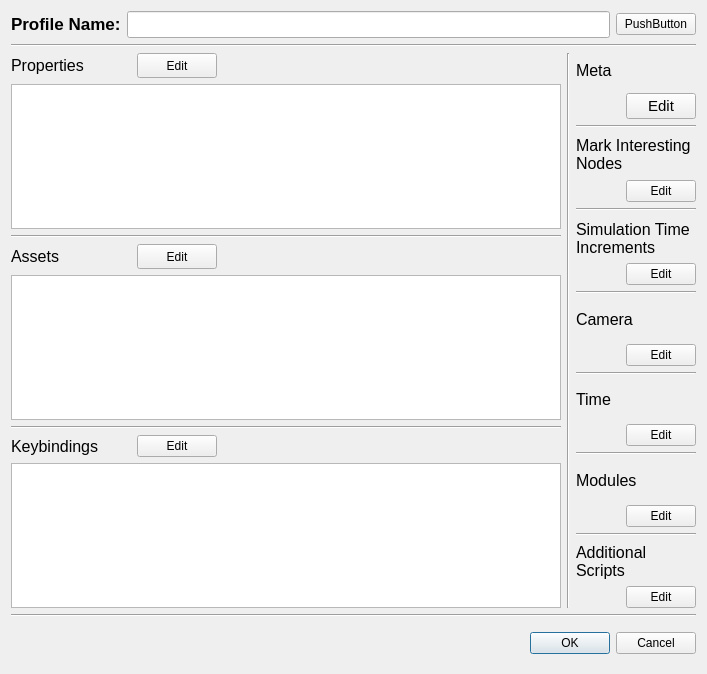
<?xml version="1.0" encoding="UTF-8"?>
<ui version="4.0">
 <class>ProfileEdit</class>
 <widget class="QDialog" name="ProfileEdit">
  <property name="geometry">
   <rect>
    <x>0</x>
    <y>0</y>
    <width>707</width>
    <height>674</height>
   </rect>
  </property>
  <property name="windowTitle">
   <string>Profile Editor</string>
  </property>
  <layout class="QGridLayout" name="gridLayout">
   <item row="2" column="0">
    <layout class="QVBoxLayout" name="vLay_main">
     <item>
      <layout class="QHBoxLayout" name="hLay_top_profileName">
       <item>
        <widget class="QLabel" name="label_profile">
         <property name="font">
          <font>
           <family>Arial</family>
           <pointsize>13</pointsize>
          </font>
         </property>
         <property name="text">
          <string>&lt;html&gt;&lt;head/&gt;&lt;body&gt;&lt;p&gt;&lt;span style=&quot; font-weight:600;&quot;&gt;Profile Name:&lt;/span&gt;&lt;/p&gt;&lt;/body&gt;&lt;/html&gt;</string>
         </property>
        </widget>
       </item>
       <item>
        <widget class="QLineEdit" name="line_profile">
         <property name="font">
          <font>
           <family>Arial</family>
           <pointsize>12</pointsize>
          </font>
         </property>
         <property name="toolTip">
          <string>&lt;html&gt;&lt;head/&gt;&lt;body&gt;&lt;p&gt;Name of profile filename&lt;/p&gt;&lt;/body&gt;&lt;/html&gt;</string>
         </property>
        </widget>
       </item>
       <item>
        <widget class="QPushButton" name="duplicate_profile">
         <property name="font">
          <font>
           <family>Arial</family>
          </font>
         </property>
         <property name="text">
          <string>PushButton</string>
         </property>
        </widget>
       </item>
      </layout>
     </item>
     <item>
      <widget class="Line" name="line_6">
       <property name="orientation">
        <enum>Qt::Horizontal</enum>
       </property>
      </widget>
     </item>
     <item>
      <layout class="QHBoxLayout" name="hLay_middle_info">
       <item>
        <layout class="QVBoxLayout" name="vLay_left">
         <item>
          <layout class="QVBoxLayout" name="vLay_properties">
           <item>
            <layout class="QHBoxLayout" name="horizontalLayout_2">
             <item>
              <widget class="QLabel" name="label_properties">
               <property name="minimumSize">
                <size>
                 <width>120</width>
                 <height>0</height>
                </size>
               </property>
               <property name="maximumSize">
                <size>
                 <width>200</width>
                 <height>16777215</height>
                </size>
               </property>
               <property name="font">
                <font>
                 <family>Arial</family>
                 <pointsize>12</pointsize>
                </font>
               </property>
               <property name="text">
                <string>Properties</string>
               </property>
               <property name="textFormat">
                <enum>Qt::AutoText</enum>
               </property>
              </widget>
             </item>
             <item>
              <widget class="QPushButton" name="edit_properties">
               <property name="sizePolicy">
                <sizepolicy hsizetype="Fixed" vsizetype="Fixed">
                 <horstretch>0</horstretch>
                 <verstretch>0</verstretch>
                </sizepolicy>
               </property>
               <property name="minimumSize">
                <size>
                 <width>60</width>
                 <height>25</height>
                </size>
               </property>
               <property name="maximumSize">
                <size>
                 <width>80</width>
                 <height>40</height>
                </size>
               </property>
               <property name="text">
                <string>Edit</string>
               </property>
              </widget>
             </item>
             <item>
              <spacer name="horizontalSpacer_3">
               <property name="orientation">
                <enum>Qt::Horizontal</enum>
               </property>
               <property name="sizeHint" stdset="0">
                <size>
                 <width>40</width>
                 <height>20</height>
                </size>
               </property>
              </spacer>
             </item>
            </layout>
           </item>
           <item>
            <widget class="QTextEdit" name="text_properties">
             <property name="minimumSize">
              <size>
               <width>200</width>
               <height>0</height>
              </size>
             </property>
            </widget>
           </item>
          </layout>
         </item>
         <item>
          <widget class="Line" name="line_3">
           <property name="orientation">
            <enum>Qt::Horizontal</enum>
           </property>
          </widget>
         </item>
         <item>
          <layout class="QVBoxLayout" name="vLay_assets">
           <item>
            <layout class="QHBoxLayout" name="hLay_assets_edit">
             <item>
              <widget class="QLabel" name="label_assets">
               <property name="minimumSize">
                <size>
                 <width>120</width>
                 <height>0</height>
                </size>
               </property>
               <property name="maximumSize">
                <size>
                 <width>200</width>
                 <height>16777215</height>
                </size>
               </property>
               <property name="font">
                <font>
                 <family>Arial</family>
                 <pointsize>12</pointsize>
                </font>
               </property>
               <property name="text">
                <string>Assets</string>
               </property>
              </widget>
             </item>
             <item>
              <widget class="QPushButton" name="edit_assets">
               <property name="sizePolicy">
                <sizepolicy hsizetype="Fixed" vsizetype="Fixed">
                 <horstretch>0</horstretch>
                 <verstretch>0</verstretch>
                </sizepolicy>
               </property>
               <property name="minimumSize">
                <size>
                 <width>60</width>
                 <height>25</height>
                </size>
               </property>
               <property name="maximumSize">
                <size>
                 <width>80</width>
                 <height>40</height>
                </size>
               </property>
               <property name="text">
                <string>Edit</string>
               </property>
              </widget>
             </item>
             <item>
              <spacer name="horizontalSpacer">
               <property name="orientation">
                <enum>Qt::Horizontal</enum>
               </property>
               <property name="sizeHint" stdset="0">
                <size>
                 <width>40</width>
                 <height>20</height>
                </size>
               </property>
              </spacer>
             </item>
            </layout>
           </item>
           <item>
            <widget class="QTextEdit" name="text_assets">
             <property name="minimumSize">
              <size>
               <width>200</width>
               <height>0</height>
              </size>
             </property>
            </widget>
           </item>
          </layout>
         </item>
         <item>
          <widget class="Line" name="line_4">
           <property name="orientation">
            <enum>Qt::Horizontal</enum>
           </property>
          </widget>
         </item>
         <item>
          <layout class="QVBoxLayout" name="vLay_keybindings">
           <item>
            <layout class="QHBoxLayout" name="hLay_keybindings_edit">
             <item>
              <widget class="QLabel" name="label_keybindings">
               <property name="minimumSize">
                <size>
                 <width>120</width>
                 <height>0</height>
                </size>
               </property>
               <property name="maximumSize">
                <size>
                 <width>200</width>
                 <height>16777215</height>
                </size>
               </property>
               <property name="font">
                <font>
                 <family>Arial</family>
                 <pointsize>12</pointsize>
                </font>
               </property>
               <property name="text">
                <string>Keybindings</string>
               </property>
              </widget>
             </item>
             <item>
              <widget class="QPushButton" name="edit_keybindings">
               <property name="sizePolicy">
                <sizepolicy hsizetype="Fixed" vsizetype="Fixed">
                 <horstretch>0</horstretch>
                 <verstretch>0</verstretch>
                </sizepolicy>
               </property>
               <property name="minimumSize">
                <size>
                 <width>60</width>
                 <height>0</height>
                </size>
               </property>
               <property name="maximumSize">
                <size>
                 <width>80</width>
                 <height>16777215</height>
                </size>
               </property>
               <property name="text">
                <string>Edit</string>
               </property>
              </widget>
             </item>
             <item>
              <spacer name="horizontalSpacer_2">
               <property name="orientation">
                <enum>Qt::Horizontal</enum>
               </property>
               <property name="sizeHint" stdset="0">
                <size>
                 <width>40</width>
                 <height>20</height>
                </size>
               </property>
              </spacer>
             </item>
            </layout>
           </item>
           <item>
            <widget class="QTextEdit" name="text_keybindings">
             <property name="minimumSize">
              <size>
               <width>200</width>
               <height>0</height>
              </size>
             </property>
            </widget>
           </item>
          </layout>
         </item>
        </layout>
       </item>
       <item>
        <widget class="Line" name="line">
         <property name="orientation">
          <enum>Qt::Vertical</enum>
         </property>
        </widget>
       </item>
       <item>
        <layout class="QVBoxLayout" name="vLay_right">
         <item>
          <layout class="QVBoxLayout" name="vLay_meta">
           <item>
            <widget class="QLabel" name="label_meta">
             <property name="minimumSize">
              <size>
               <width>120</width>
               <height>25</height>
              </size>
             </property>
             <property name="font">
              <font>
               <family>Arial</family>
               <pointsize>12</pointsize>
              </font>
             </property>
             <property name="text">
              <string>Meta</string>
             </property>
             <property name="wordWrap">
              <bool>true</bool>
             </property>
            </widget>
           </item>
           <item>
            <widget class="QPushButton" name="edit_meta">
             <property name="sizePolicy">
              <sizepolicy hsizetype="Fixed" vsizetype="Fixed">
               <horstretch>0</horstretch>
               <verstretch>0</verstretch>
              </sizepolicy>
             </property>
             <property name="minimumSize">
              <size>
               <width>50</width>
               <height>0</height>
              </size>
             </property>
             <property name="maximumSize">
              <size>
               <width>70</width>
               <height>16777215</height>
              </size>
             </property>
             <property name="font">
              <font>
               <family>Arial</family>
               <pointsize>11</pointsize>
              </font>
             </property>
             <property name="layoutDirection">
              <enum>Qt::RightToLeft</enum>
             </property>
             <property name="text">
              <string>Edit</string>
             </property>
            </widget>
           </item>
          </layout>
         </item>
         <item>
          <widget class="Line" name="line_2">
           <property name="orientation">
            <enum>Qt::Horizontal</enum>
           </property>
          </widget>
         </item>
         <item>
          <layout class="QVBoxLayout" name="vLay_marknodes">
           <item>
            <widget class="QLabel" name="label_marknodes">
             <property name="minimumSize">
              <size>
               <width>120</width>
               <height>40</height>
              </size>
             </property>
             <property name="font">
              <font>
               <family>Arial</family>
               <pointsize>12</pointsize>
              </font>
             </property>
             <property name="text">
              <string>Mark Interesting Nodes</string>
             </property>
             <property name="wordWrap">
              <bool>true</bool>
             </property>
            </widget>
           </item>
           <item>
            <widget class="QPushButton" name="edit_marknodes">
             <property name="sizePolicy">
              <sizepolicy hsizetype="Fixed" vsizetype="Fixed">
               <horstretch>0</horstretch>
               <verstretch>0</verstretch>
              </sizepolicy>
             </property>
             <property name="minimumSize">
              <size>
               <width>50</width>
               <height>0</height>
              </size>
             </property>
             <property name="maximumSize">
              <size>
               <width>70</width>
               <height>16777215</height>
              </size>
             </property>
             <property name="font">
              <font>
               <family>Arial</family>
              </font>
             </property>
             <property name="layoutDirection">
              <enum>Qt::RightToLeft</enum>
             </property>
             <property name="text">
              <string>Edit</string>
             </property>
            </widget>
           </item>
          </layout>
         </item>
         <item>
          <widget class="Line" name="line_7">
           <property name="orientation">
            <enum>Qt::Horizontal</enum>
           </property>
          </widget>
         </item>
         <item>
          <layout class="QVBoxLayout" name="vLay_deltatimes">
           <item>
            <widget class="QLabel" name="label_deltatimes">
             <property name="minimumSize">
              <size>
               <width>120</width>
               <height>40</height>
              </size>
             </property>
             <property name="font">
              <font>
               <family>Arial</family>
               <pointsize>12</pointsize>
              </font>
             </property>
             <property name="text">
              <string>Simulation Time Increments</string>
             </property>
             <property name="alignment">
              <set>Qt::AlignBottom|Qt::AlignLeading|Qt::AlignLeft</set>
             </property>
             <property name="wordWrap">
              <bool>true</bool>
             </property>
            </widget>
           </item>
           <item>
            <widget class="QPushButton" name="edit_deltatimes">
             <property name="sizePolicy">
              <sizepolicy hsizetype="Fixed" vsizetype="Fixed">
               <horstretch>0</horstretch>
               <verstretch>0</verstretch>
              </sizepolicy>
             </property>
             <property name="minimumSize">
              <size>
               <width>50</width>
               <height>0</height>
              </size>
             </property>
             <property name="maximumSize">
              <size>
               <width>70</width>
               <height>16777215</height>
              </size>
             </property>
             <property name="font">
              <font>
               <family>Arial</family>
              </font>
             </property>
             <property name="layoutDirection">
              <enum>Qt::RightToLeft</enum>
             </property>
             <property name="text">
              <string>Edit</string>
             </property>
            </widget>
           </item>
          </layout>
         </item>
         <item>
          <widget class="Line" name="line_8">
           <property name="orientation">
            <enum>Qt::Horizontal</enum>
           </property>
          </widget>
         </item>
         <item>
          <layout class="QVBoxLayout" name="vLay_camera">
           <item>
            <widget class="QLabel" name="label_camera">
             <property name="minimumSize">
              <size>
               <width>120</width>
               <height>25</height>
              </size>
             </property>
             <property name="font">
              <font>
               <family>Arial</family>
               <pointsize>12</pointsize>
              </font>
             </property>
             <property name="text">
              <string>Camera</string>
             </property>
             <property name="wordWrap">
              <bool>true</bool>
             </property>
            </widget>
           </item>
           <item>
            <widget class="QPushButton" name="edit_camera">
             <property name="sizePolicy">
              <sizepolicy hsizetype="Fixed" vsizetype="Fixed">
               <horstretch>0</horstretch>
               <verstretch>0</verstretch>
              </sizepolicy>
             </property>
             <property name="minimumSize">
              <size>
               <width>50</width>
               <height>0</height>
              </size>
             </property>
             <property name="maximumSize">
              <size>
               <width>70</width>
               <height>16777215</height>
              </size>
             </property>
             <property name="font">
              <font>
               <family>Arial</family>
              </font>
             </property>
             <property name="layoutDirection">
              <enum>Qt::RightToLeft</enum>
             </property>
             <property name="text">
              <string>Edit</string>
             </property>
            </widget>
           </item>
          </layout>
         </item>
         <item>
          <widget class="Line" name="line_9">
           <property name="orientation">
            <enum>Qt::Horizontal</enum>
           </property>
          </widget>
         </item>
         <item>
          <layout class="QVBoxLayout" name="vLay_time">
           <item>
            <widget class="QLabel" name="label_time">
             <property name="minimumSize">
              <size>
               <width>120</width>
               <height>25</height>
              </size>
             </property>
             <property name="font">
              <font>
               <family>Arial</family>
               <pointsize>12</pointsize>
              </font>
             </property>
             <property name="text">
              <string>Time</string>
             </property>
             <property name="wordWrap">
              <bool>true</bool>
             </property>
            </widget>
           </item>
           <item>
            <widget class="QPushButton" name="edit_time">
             <property name="sizePolicy">
              <sizepolicy hsizetype="Fixed" vsizetype="Fixed">
               <horstretch>0</horstretch>
               <verstretch>0</verstretch>
              </sizepolicy>
             </property>
             <property name="minimumSize">
              <size>
               <width>50</width>
               <height>0</height>
              </size>
             </property>
             <property name="maximumSize">
              <size>
               <width>70</width>
               <height>16777215</height>
              </size>
             </property>
             <property name="font">
              <font>
               <family>Arial</family>
              </font>
             </property>
             <property name="layoutDirection">
              <enum>Qt::RightToLeft</enum>
             </property>
             <property name="text">
              <string>Edit</string>
             </property>
            </widget>
           </item>
          </layout>
         </item>
         <item>
          <widget class="Line" name="line_10">
           <property name="orientation">
            <enum>Qt::Horizontal</enum>
           </property>
          </widget>
         </item>
         <item>
          <layout class="QVBoxLayout" name="vLay_modules">
           <item>
            <widget class="QLabel" name="label_modules">
             <property name="minimumSize">
              <size>
               <width>120</width>
               <height>25</height>
              </size>
             </property>
             <property name="font">
              <font>
               <family>Arial</family>
               <pointsize>12</pointsize>
              </font>
             </property>
             <property name="text">
              <string>Modules</string>
             </property>
             <property name="wordWrap">
              <bool>true</bool>
             </property>
            </widget>
           </item>
           <item>
            <widget class="QPushButton" name="edit_modules">
             <property name="sizePolicy">
              <sizepolicy hsizetype="Fixed" vsizetype="Fixed">
               <horstretch>0</horstretch>
               <verstretch>0</verstretch>
              </sizepolicy>
             </property>
             <property name="minimumSize">
              <size>
               <width>50</width>
               <height>0</height>
              </size>
             </property>
             <property name="maximumSize">
              <size>
               <width>70</width>
               <height>16777215</height>
              </size>
             </property>
             <property name="font">
              <font>
               <family>Arial</family>
              </font>
             </property>
             <property name="layoutDirection">
              <enum>Qt::RightToLeft</enum>
             </property>
             <property name="text">
              <string>Edit</string>
             </property>
            </widget>
           </item>
          </layout>
         </item>
         <item>
          <widget class="Line" name="line_11">
           <property name="orientation">
            <enum>Qt::Horizontal</enum>
           </property>
          </widget>
         </item>
         <item>
          <layout class="QVBoxLayout" name="vLay_additionalscripts">
           <item>
            <widget class="QLabel" name="label_additionalscripts">
             <property name="minimumSize">
              <size>
               <width>120</width>
               <height>25</height>
              </size>
             </property>
             <property name="font">
              <font>
               <family>Arial</family>
               <pointsize>12</pointsize>
              </font>
             </property>
             <property name="text">
              <string>Additional Scripts</string>
             </property>
             <property name="wordWrap">
              <bool>true</bool>
             </property>
            </widget>
           </item>
           <item>
            <widget class="QPushButton" name="edit_additionalscripts">
             <property name="sizePolicy">
              <sizepolicy hsizetype="Fixed" vsizetype="Fixed">
               <horstretch>0</horstretch>
               <verstretch>0</verstretch>
              </sizepolicy>
             </property>
             <property name="minimumSize">
              <size>
               <width>50</width>
               <height>0</height>
              </size>
             </property>
             <property name="maximumSize">
              <size>
               <width>70</width>
               <height>16777215</height>
              </size>
             </property>
             <property name="font">
              <font>
               <family>Arial</family>
              </font>
             </property>
             <property name="layoutDirection">
              <enum>Qt::RightToLeft</enum>
             </property>
             <property name="text">
              <string>Edit</string>
             </property>
            </widget>
           </item>
          </layout>
         </item>
        </layout>
       </item>
      </layout>
     </item>
     <item>
      <widget class="Line" name="line_5">
       <property name="orientation">
        <enum>Qt::Horizontal</enum>
       </property>
      </widget>
     </item>
     <item>
      <layout class="QHBoxLayout" name="hLay_bottom_buttonBox">
       <item>
        <widget class="QLabel" name="label_2">
         <property name="sizePolicy">
          <sizepolicy hsizetype="Preferred" vsizetype="Preferred">
           <horstretch>0</horstretch>
           <verstretch>0</verstretch>
          </sizepolicy>
         </property>
         <property name="minimumSize">
          <size>
           <width>400</width>
           <height>40</height>
          </size>
         </property>
         <property name="font">
          <font>
           <family>Arial</family>
          </font>
         </property>
         <property name="text">
          <string/>
         </property>
         <property name="wordWrap">
          <bool>true</bool>
         </property>
        </widget>
       </item>
       <item>
        <widget class="QDialogButtonBox" name="buttonBox">
         <property name="font">
          <font>
           <family>Arial</family>
          </font>
         </property>
         <property name="orientation">
          <enum>Qt::Horizontal</enum>
         </property>
         <property name="standardButtons">
          <set>QDialogButtonBox::Cancel|QDialogButtonBox::Ok</set>
         </property>
        </widget>
       </item>
      </layout>
     </item>
    </layout>
   </item>
  </layout>
 </widget>
 <resources/>
 <connections>
  <connection>
   <sender>buttonBox</sender>
   <signal>accepted()</signal>
   <receiver>ProfileEdit</receiver>
   <slot>accept()</slot>
   <hints>
    <hint type="sourcelabel">
     <x>248</x>
     <y>254</y>
    </hint>
    <hint type="destinationlabel">
     <x>157</x>
     <y>274</y>
    </hint>
   </hints>
  </connection>
  <connection>
   <sender>buttonBox</sender>
   <signal>rejected()</signal>
   <receiver>ProfileEdit</receiver>
   <slot>reject()</slot>
   <hints>
    <hint type="sourcelabel">
     <x>316</x>
     <y>260</y>
    </hint>
    <hint type="destinationlabel">
     <x>286</x>
     <y>274</y>
    </hint>
   </hints>
  </connection>
 </connections>
</ui>
